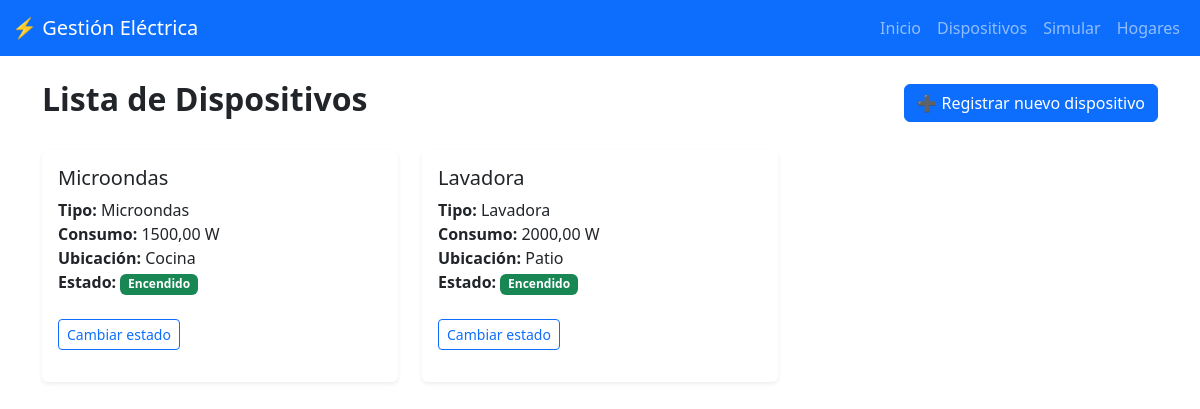
The app's page /dispositivos/ (signed in), older data.
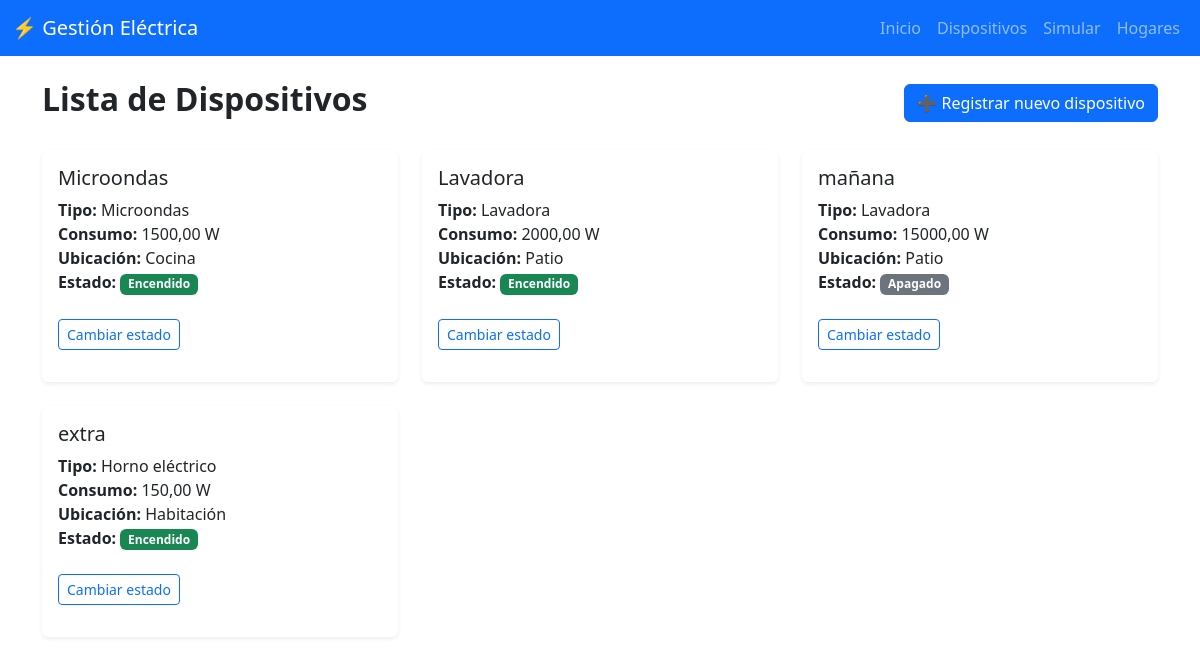
The same page, newer data.
### dispositivos/models.py (models this page shows, shortened)
class Dispositivo(models.Model):
    ESTADO_CHOICES = [
        ('encendido', 'Encendido'),
        ('apagado', 'Apagado')
    ]
    nombre = models.CharField(max_length=100)  # Este campo se reemplazará por partehogar
    tipo = models.ForeignKey(TipoDispositivo, on_delete=models.RESTRICT)
    consumo_watts = models.DecimalField(max_digits=10, decimal_places=2)
    partehogar = models.ForeignKey(ParteHogar, on_delete=models.CASCADE)
    estado = models.CharField(max_length=10, choices=ESTADO_CHOICES, default='apagado')

class TipoDispositivo(models.Model):
    nombre = models.CharField(max_length=100)
    rango_consumo_min = models.DecimalField(max_digits=10, decimal_places=2)
    rango_consumo_max = models.DecimalField(max_digits=10, decimal_places=2)
    descripcion = models.TextField(blank=True, null=True)

class ParteHogar(models.Model):
    nombre = models.CharField(max_length=100)
    hogar = models.ForeignKey(Hogar, on_delete=models.CASCADE, related_name="partes", default=1)

### dispositivos/views.py (the view)
# urls.py: path("dispositivos/", views_dispositivos.lista_dispositivos, name="lista_dispositivos"),
@login_required
def lista_dispositivos(request):
    dispositivos = Dispositivo.objects.all()
    return render(request, "lista_dispositivos.html", {"dispositivos": dispositivos})

### dispositivos/templates/lista_dispositivos.html (shortened to what this page needs)
{% extends 'base.html' %}
{% block content %}
<div class="d-flex justify-content-between align-items-center mb-4">
    <h2 class="fw-bold">Lista de Dispositivos</h2>
    <a href="{% url 'registrar_dispositivo' %}" class="btn btn-primary">➕ Registrar nuevo dispositivo</a>
</div>
<div class="row row-cols-1 row-cols-md-2 row-cols-lg-3 g-4">
    {% for dispositivo in dispositivos %}
    <div class="col">
        <div class="card h-100 shadow-sm border-0 card-hover">
            <div class="card-body">
                <h5 class="card-title">{{ dispositivo.nombre }}</h5>
                <p class="card-text">
                    <strong>Tipo:</strong> {{ dispositivo.tipo.nombre }}<br>
                    <strong>Consumo:</strong> {{ dispositivo.consumo_watts }} W<br>
                    <strong>Ubicación:</strong> {{ dispositivo.partehogar.nombre }}<br>
                    <strong>Estado:</strong>
                    {% if dispositivo.estado == 'encendido' %}
                        <span class="badge bg-success">Encendido</span>
                    {% else %}
                        <span class="badge bg-secondary">Apagado</span>
                    {% endif %}
                    <form method="post" action="{% url 'cambiar_estado_dispositivo' dispositivo.id %}">
                        <button type="submit" class="btn btn-sm btn-outline-primary mt-2">
                            Cambiar estado
                        </button>
                    </form>
                </p>
            </div>
        </div>
    </div>
    {% empty %}
    <p>No hay dispositivos registrados.</p>
    {% endfor %}
</div>
{% endblock %}

### dispositivos/templates/base.html (shortened to what this page needs)
<!DOCTYPE html>
<html lang="es">
<head>
  <link href="https://cdn.jsdelivr.net/npm/bootstrap@5.3.0/dist/css/bootstrap.min.css" rel="stylesheet">
</head>
<body>
  <nav class="navbar navbar-expand-lg navbar-dark bg-primary">
    <div class="container-fluid">
      <a class="navbar-brand" href="#">⚡ Gestión Eléctrica</a>
      <div class="collapse navbar-collapse">
        <ul class="navbar-nav ms-auto">
          <li class="nav-item"><a class="nav-link" href="/">Inicio</a></li>
          <li class="nav-item"><a class="nav-link" href="{% url 'lista_dispositivos' %}">Dispositivos</a></li>
          <li class="nav-item"><a class="nav-link" href="#">Simular</a></li>
          <li class="nav-item"><a class="nav-link" href="{% url 'lista_hogares' %}">Hogares</a></li>
        </ul>
      </div>
    </div>
  </nav>
  <div class="container mt-4">
    {% block content %}{% endblock %}
  </div>
</body>
</html>

### dispositivos/templates/lista_dispositivos.html (style rules this page uses)
.card-hover { transition: transform 0.2s ease, box-shadow 0.2s ease; }

Row changes from the older to the newer data that the page shows:
added Dispositivo: nombre "mañana", tipo.nombre "Lavadora", consumo_watts "15000,00", partehogar.nombre "Patio", estado "Apagado"
added Dispositivo: nombre "extra", tipo.nombre "Horno eléctrico", consumo_watts "150,00", partehogar.nombre "Habitación", estado "Encendido"
